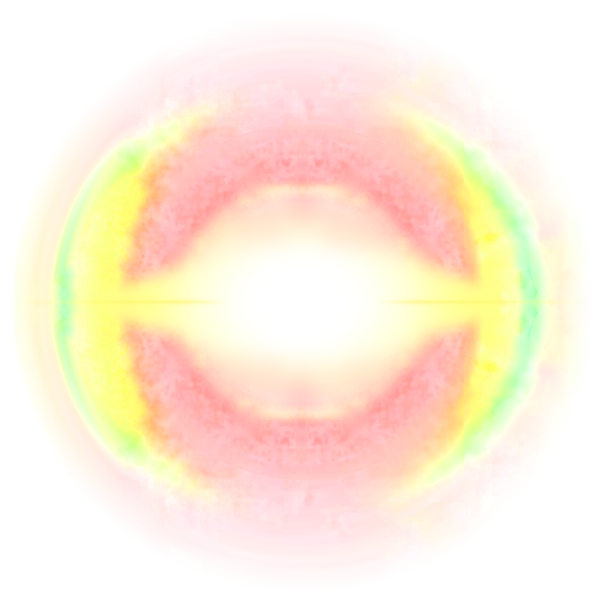
#> input picture arayuz/kaynak/efekt10/kareler/kare_02_beyaz.png, 604 x 604 px, given in place of kare_03.png, which was not available
$ python kare_04.py
#> lines starting #> are read from the running program, lines starting #| are printed output that depends on the picture
#!/usr/bin/env python3
"""Efekt 10 — kare 4 (kullanici): kare 3 ile ayni; yalniz titanyum beyaz merkez kuculur. Efekt boyu kareler_olcek.py'de kare 3'un %110'u.
Merkez kucultme: parantezlerin icinde (R<170) yumusak radyal sikistirma — merkezde olcek K (0.65), R=170'te 1 (parantezler/disi aynen).
Cikti: kareler/kare_04.png (+ _siyah/_beyaz), onizlemeler/efekt10_kare_04.png"""
import os, numpy as np
from PIL import Image
from scipy import ndimage
B_=os.path.dirname(os.path.abspath(__file__)); K=os.path.join(B_,"..","..","kaynak","efekt10","kareler"); ONZ=os.path.join(B_,"..","..","onizlemeler")
KUC,RM=0.65,170.0
a=np.asarray(Image.open(os.path.join(K,"kare_03.png")).convert("RGBA")).astype(np.float32)/255
L=a[...,:3]*a[...,3:4]; H,W=L.shape[:2]; cy,cx=(H-1)/2,(W-1)/2
#> after `H, W = L.shape[:2]`: H = 604; W = 604
#> after `cy, cx = ((H - 1) / 2, (W - 1) / 2)`: cy = 301.5; cx = 301.5
yy,xx=np.mgrid[0:H,0:W].astype(np.float32); dx,dy=xx-cx,yy-cy; R=np.hypot(dx,dy)
#> after `R = np.hypot(dx, dy)`:
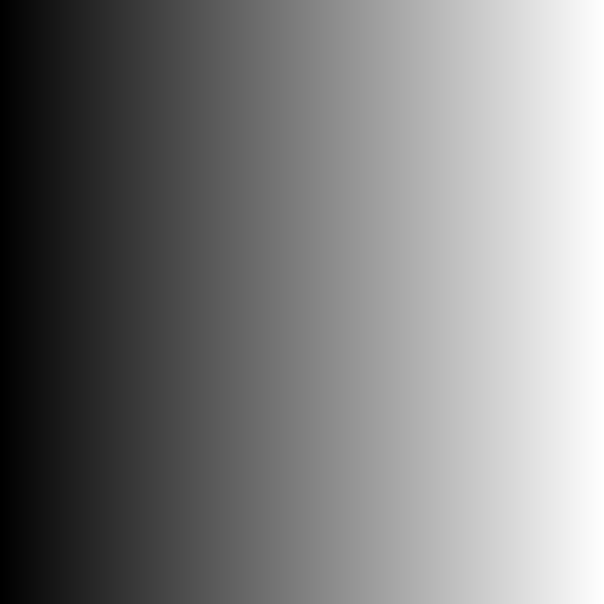
#> dx: shape (604, 604) float32; min -301.5, max 301.5, mean 0; drawn with min black and max white
u=np.clip(1-R/RM,0,1); f=1+(1/KUC-1)*u*u*(3-2*u)                       # merkezde 1/KUC (kucuk gorunur), kenarda 1
T=np.stack([ndimage.map_coordinates(L[...,c],[cy+dy*f,cx+dx*f],order=1,mode="nearest") for c in range(3)],-1)
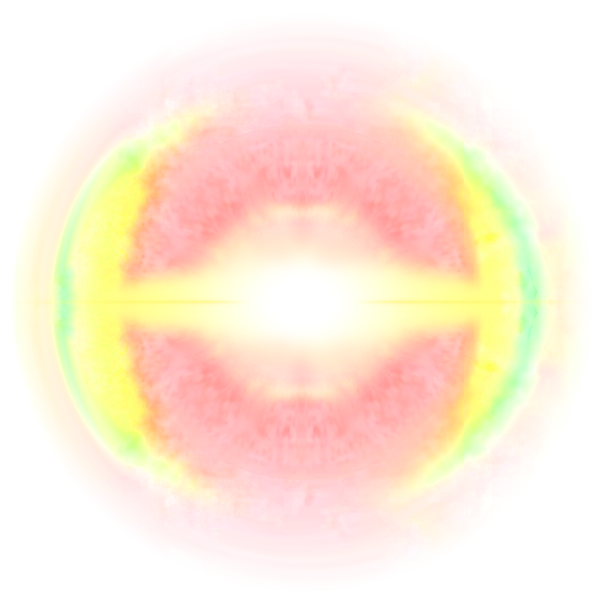
#> T: shape (604, 604, 3) float32; mean R, G, B 0.994, 0.926, 0.853
al=T.max(2); rgb=np.where(al[...,None]>1e-4,T/np.maximum(al,1e-4)[...,None],0)
#> after `al = T.max(2)`: al: shape (604, 604) float32; every value is 1
Image.fromarray(np.dstack([(rgb*255).round(),(al*255).round()]).astype(np.uint8)).save(os.path.join(K,"kare_04.png"))
im=Image.open(os.path.join(K,"kare_04.png"))
for ad,zr in (("siyah",(0,0,0,255)),("beyaz",(255,255,255,255))):
    z=Image.new("RGBA",im.size,zr); z.alpha_composite(im); z.convert("RGB").save(os.path.join(K,"kare_04_%s.png"%ad))
o=Image.new("RGB",(W*2+20,H),(20,20,24))
for i,ad in enumerate(("beyaz","siyah")): o.paste(Image.open(os.path.join(K,"kare_04_%s.png"%ad)),(i*(W+20),0))
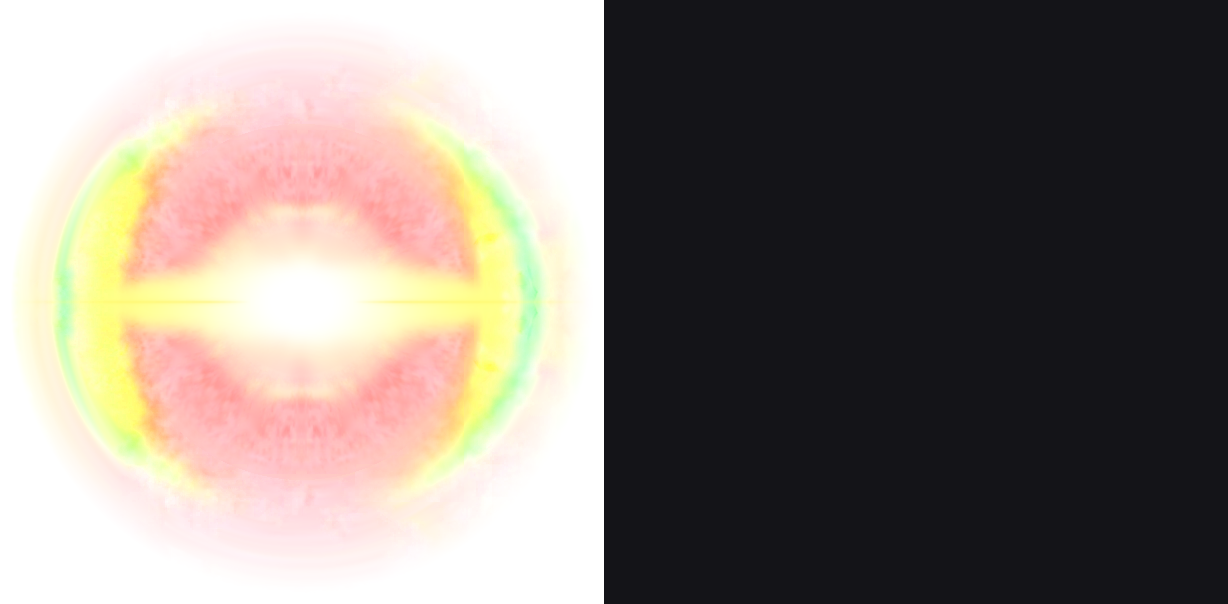
#> o: PIL image 1228x604 RGB; mean R, G, B 134.8, 126.4, 119.2
o.save(os.path.join(ONZ,"efekt10_kare_04.png")); print("tamam")
#| tamam
